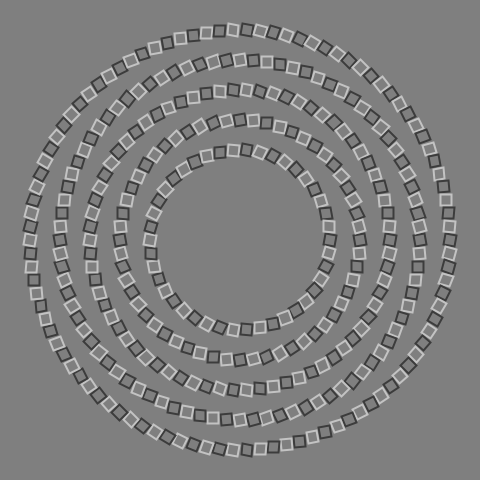
Frame 1 (no input)
Frame 60 (the mouse pressed at the canvas centre just before this capture): identical to frame 1, image omitted
Frame 120 (the mouse held since frame 60 and released just before this capture): identical to frame 1, image omitted

The Processing sketch that drew this single still picture (run headless with seeded random() and noise(); from frame 60 on, the mouse is pressed at the canvas centre):

// Processing sketch: illusionCirclesOfSquares
// ── illusionCirclesOfSquares.pde
int numCircles = 7;
float polygonSideLength;
void setup() {
  size(480, 480);
//  noLoop();
  polygonSideLength = width * 0.023;
}

void draw() {
  background(127);
  rectMode(CENTER);
  noFill();
  strokeWeight(2 );
  translate(width/2, height/2);
//  rotate(frameCount * 0.008);
  float radiusIncrement = width / 2 / (numCircles + 1);
  float angleDelta = -PI/18;
  for (int i = 3; i <= numCircles; ++i) {
    float radius = radiusIncrement * i;
    int numPolygons = i * 14;
    int rectColor = 60;
    for (int polyCtr = 0; polyCtr < numPolygons; ++polyCtr) {
      pushMatrix();
      float angle = polyCtr * 2 * PI / numPolygons;
      float x = radius * cos(angle);
      float y = radius * sin(angle);
      translate(x, y);
      rotate(angle - angleDelta);
      stroke(rectColor);
      rect(0, 0, polygonSideLength, polygonSideLength);
      popMatrix();
      rectColor = 255 - rectColor;
    }
    angleDelta = -angleDelta;
    radius += radiusIncrement;
  }
}
